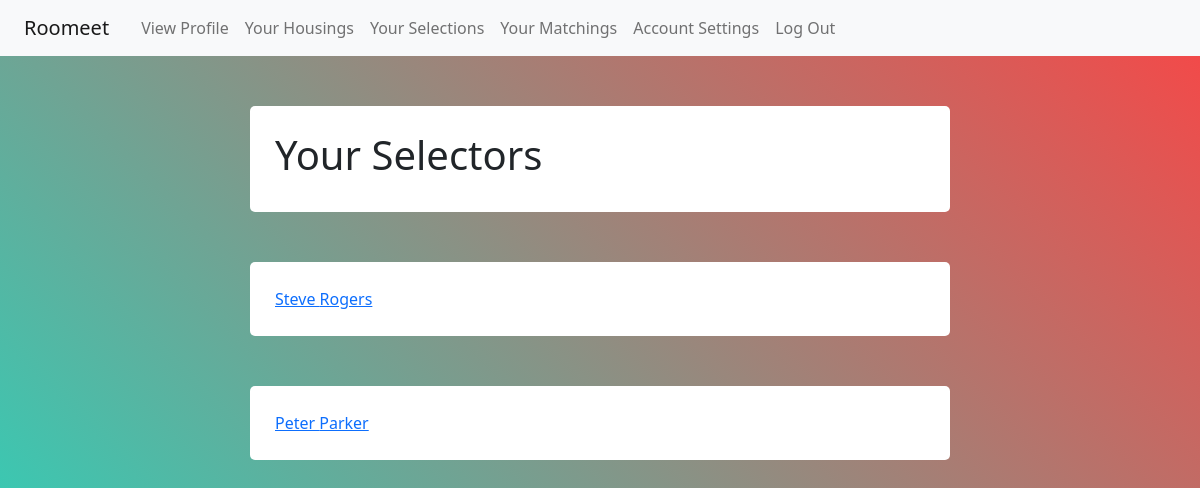
The app's page /houseselectors/2 (signed in), older data.
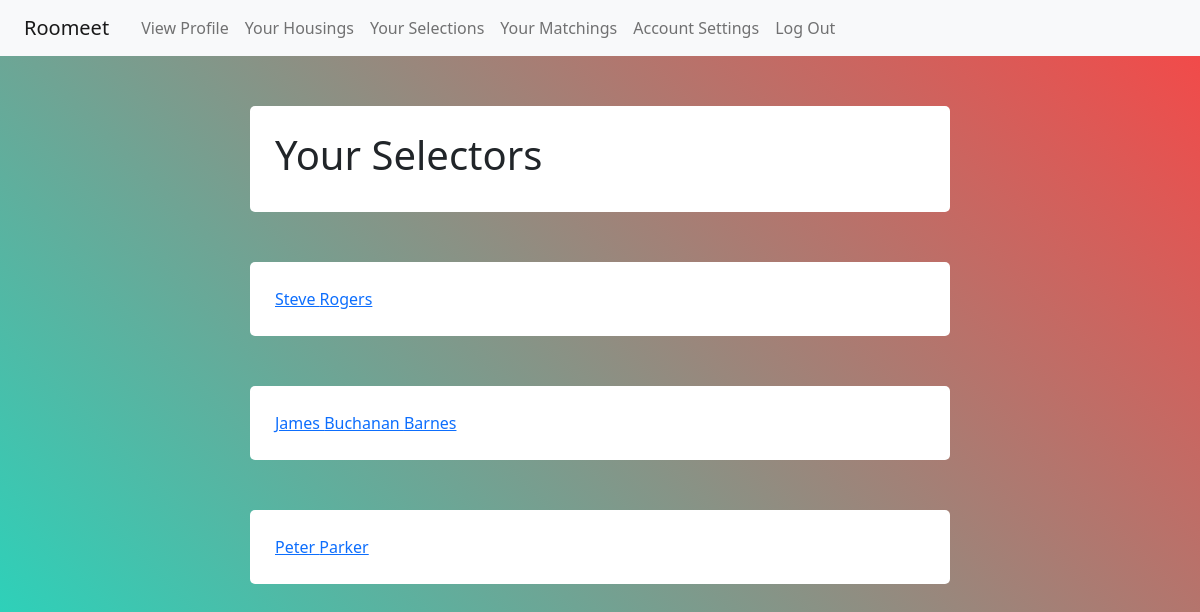
The same page, newer data.
### tables this page shows
CREATE TABLE profile (
  user_id INTEGER NOT NULL,

  first_name TEXT NOT NULL,
  middle_name TEXT, 
  last_name TEXT NOT NULL,

  photo BLOB NOT NULL, 

  dob TEXT NOT NULL,

  occupation TEXT NOT NULL,
  description TEXT,

  gender TEXT NOT NULL,
  genderPref TEXT NOT NULL,

  ageMin INTEGER NOT NULL,
  ageMax INTEGER NOT NULL,

  priceMin INTEGER NOT NULL, 
  priceMax INTEGER NOT NULL,

  pets TEXT NOT NULL,

  city TEXT NOT NULL,
  state TEXT NOT NULL,
  zipcode INTEGER NOT NULL,

  looking TEXT NOT NULL, 

  FOREIGN KEY (user_id) REFERENCES user (id)
);

### flaskr/algorithm.py (the view)
@bp.route('/houseselectors/<int:id>')
def houseselectors(id):
    hm = get_db().execute(
        'SELECT user_id FROM housepairing WHERE house_id = ?', (id,)
    ).fetchall()
    profilelist = []
    housing = get_housing(id)
    for person in hm:
        for i in person:
            p = get_profile(i)
            profilelist.append(p)
    return render_template('algorithm/viewselectors.html', housing=housing, plist = profilelist)

### flaskr/algorithm.py (called while the page is built)
def get_profile(id):
    profile = get_db().execute(
        'SELECT * FROM profile WHERE user_id = ?', (id,)
    ).fetchone()
    if profile is None:
        abort(404, f"Profile doesn't exist. Create a profile.")
    return profile

def get_housing(id):
    housing = get_db().execute(
        'SELECT * FROM housing WHERE housing_id = ?', (id,)
    ).fetchone()
    if housing is None:
        abort(404, f"Housing doesn't exist.")
    return housing

### flaskr/auth.py (called while the page is built)
@bp.before_app_request
def load_logged_in_user():
    user_id = session.get('user_id')
    if user_id is None:
        g.user = None
    else:
        g.user = get_db().execute(
            'SELECT * FROM user WHERE id = ?', (user_id,)
        ).fetchone()

### flaskr/db.py (called while the page is built)
def get_db():
    if 'db' not in g:
        g.db = sqlite3.connect(
            current_app.config['DATABASE'],
            detect_types=sqlite3.PARSE_DECLTYPES
        )
        g.db.row_factory = sqlite3.Row
    return g.db

### flaskr/templates/algorithm/viewselectors.html
{% extends 'base.html' %}
{% block content %}
<div class="boxed">
    <div class="container">
        <div class= "user-details">
            <h1>Your Selectors</h1>
        </div>
    </div>
</div>
{% for m in plist %}
<div class="boxed">
    <div class="container">
        <div class= "user-details">
            <a href="{{ url_for('algorithm.match_profile', profid=(m['user_id'])) }}">{{ m['first_name'] }} {{ m['middle_name'] }} {{ m['last_name'] }}</a>
            <br>
        </div>
    </div>
</div>
{% endfor %}
{% endblock %}

### flaskr/templates/base.html (shortened to what this page needs)
<!doctype html>
<link rel="stylesheet" href="{{ url_for('static', filename='main.css') }}">
<link href="https://cdn.jsdelivr.net/npm/bootstrap@5.0.2/dist/css/bootstrap.min.css" rel="stylesheet">
<nav class="navbar navbar-expand-lg navbar-light bg-light">
  <a  class="navbar-brand mx-4" href="{{ url_for('roommeet.index') }}">Roomeet</a>
  <div class="collapse navbar-collapse" id="navbarSupportedContent">
    <ul class="navbar-nav mr-auto">
      {% if g.user %}
        {% if g.user['verified'] == 0 %}
        <li class="nav-item active"><a class="nav-link" href="{{ url_for('roommeet.create_profile') }}">Complete Profile</a>
        {% else %}
        <li class="nav-item active"><a class="nav-link" href="{{ url_for('roommeet.view_profile', profid=(g.user['id'])) }}">View Profile</a>
        <li class="nav-item active"><a class="nav-link" href="{{ url_for('housing.housings') }}">Your Housings</a>
        <li class="nav-item active"><a class="nav-link" href="{{ url_for('algorithm.selections') }}">Your Selections</a>
        <li class="nav-item active"><a class="nav-link" href="{{ url_for('algorithm.matches') }}">Your Matchings</a>
        {% endif %}
          <li class="nav-item active"><a class="nav-link" href="{{ url_for('auth.change_account') }}">Account Settings</a>
          <li class="nav-item active"><a class="nav-link" href="{{ url_for('auth.logout') }}">Log Out</a>
      {% else %}
        <li class="nav-item active"><a class="nav-link" href="{{ url_for('auth.register') }}">Register</a>
        <li class="nav-item active"><a class="nav-link" href="{{ url_for('auth.login') }}">Log In</a>
      {% endif %}
    </ul>
  </div>
</nav>
<section class="content">
  {% block content %}{% endblock %}
</section>

### flaskr/static/main.css (style rules this page uses)
.boxed { margin-top: 50px; display: flex; justify-content: center; align-items: center; }
.boxed .container { max-width: 700px; width: 100%; background: #fff; padding: 25px; border-radius: 5px; }

Row changes from the older to the newer data that the page shows:
added profile: first_name "James", middle_name "Buchanan", last_name "Barnes"
